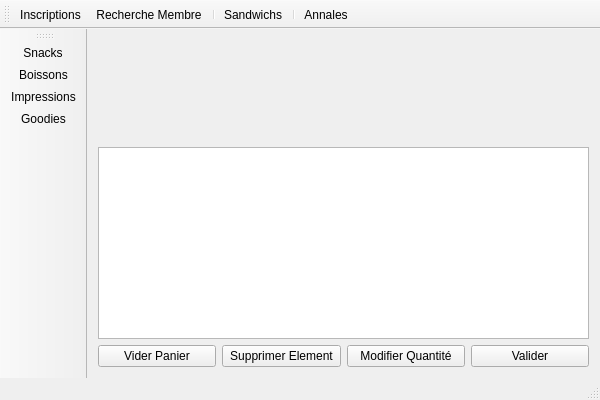
<?xml version="1.0" encoding="UTF-8"?>
<ui version="4.0">
 <class>MainWindow</class>
 <widget class="QMainWindow" name="MainWindow">
  <property name="geometry">
   <rect>
    <x>0</x>
    <y>0</y>
    <width>600</width>
    <height>400</height>
   </rect>
  </property>
  <property name="windowTitle">
   <string>HgPOS</string>
  </property>
  <widget class="QWidget" name="centralWidget">
   <layout class="QGridLayout" name="gridLayout">
    <item row="3" column="4" colspan="2">
     <widget class="QPushButton" name="PBModifierQuantite">
      <property name="text">
       <string>Modifier Quantité</string>
      </property>
     </widget>
    </item>
    <item row="2" column="0" colspan="8">
     <widget class="QListWidget" name="LWPanier"/>
    </item>
    <item row="3" column="6" colspan="2">
     <widget class="QPushButton" name="PBValider">
      <property name="text">
       <string>Valider</string>
      </property>
     </widget>
    </item>
    <item row="1" column="0" colspan="8">
     <spacer name="verticalSpacer">
      <property name="orientation">
       <enum>Qt::Vertical</enum>
      </property>
      <property name="sizeHint" stdset="0">
       <size>
        <width>20</width>
        <height>40</height>
       </size>
      </property>
     </spacer>
    </item>
    <item row="3" column="0" colspan="2">
     <widget class="QPushButton" name="PBViderPanier">
      <property name="text">
       <string>Vider Panier</string>
      </property>
     </widget>
    </item>
    <item row="3" column="2" colspan="2">
     <widget class="QPushButton" name="PBSupprimerElement">
      <property name="text">
       <string>Supprimer Element</string>
      </property>
     </widget>
    </item>
    <item row="0" column="0" colspan="8">
     <layout class="QGridLayout" name="GLProduits"/>
    </item>
   </layout>
  </widget>
  <widget class="QMenuBar" name="menuBar">
   <property name="geometry">
    <rect>
     <x>0</x>
     <y>0</y>
     <width>600</width>
     <height>22</height>
    </rect>
   </property>
  </widget>
  <widget class="QToolBar" name="mainToolBar">
   <attribute name="toolBarArea">
    <enum>TopToolBarArea</enum>
   </attribute>
   <attribute name="toolBarBreak">
    <bool>false</bool>
   </attribute>
   <addaction name="actionInscriptions"/>
   <addaction name="actionRechercheMembre"/>
   <addaction name="separator"/>
   <addaction name="actionSandwichs"/>
   <addaction name="separator"/>
   <addaction name="actionAnnales"/>
  </widget>
  <widget class="QStatusBar" name="statusBar"/>
  <widget class="QToolBar" name="categoriesToolBar">
   <property name="windowTitle">
    <string>toolBar</string>
   </property>
   <attribute name="toolBarArea">
    <enum>LeftToolBarArea</enum>
   </attribute>
   <attribute name="toolBarBreak">
    <bool>false</bool>
   </attribute>
   <addaction name="actionSnacks"/>
   <addaction name="actionBoissons"/>
   <addaction name="actionImpressions"/>
   <addaction name="actionGoodies"/>
  </widget>
  <action name="actionSnacks">
   <property name="icon">
    <iconset>
     <normaloff>data/menu_ico/snacks.png</normaloff>data/menu_ico/snacks.png</iconset>
   </property>
   <property name="text">
    <string>Snacks</string>
   </property>
   <property name="toolTip">
    <string>Snacks</string>
   </property>
  </action>
  <action name="actionBoissons">
   <property name="icon">
    <iconset>
     <normaloff>data/menu_ico/boissons.png</normaloff>data/menu_ico/boissons.png</iconset>
   </property>
   <property name="text">
    <string>Boissons</string>
   </property>
  </action>
  <action name="actionSandwichs">
   <property name="icon">
    <iconset>
     <normaloff>data/menu_ico/sandwichs.png</normaloff>data/menu_ico/sandwichs.png</iconset>
   </property>
   <property name="text">
    <string>Sandwichs</string>
   </property>
  </action>
  <action name="actionImpressions">
   <property name="icon">
    <iconset>
     <normaloff>data/menu_ico/impressions.png</normaloff>data/menu_ico/impressions.png</iconset>
   </property>
   <property name="text">
    <string>Impressions</string>
   </property>
  </action>
  <action name="actionInscriptions">
   <property name="icon">
    <iconset>
     <normaloff>data/menu_ico/inscriptions.png</normaloff>data/menu_ico/inscriptions.png</iconset>
   </property>
   <property name="text">
    <string>Inscriptions</string>
   </property>
  </action>
  <action name="actionRechercheMembre">
   <property name="icon">
    <iconset>
     <normaloff>data/menu_ico/rechercheMembre.png</normaloff>data/menu_ico/rechercheMembre.png</iconset>
   </property>
   <property name="text">
    <string>Recherche Membre</string>
   </property>
  </action>
  <action name="actionGoodies">
   <property name="icon">
    <iconset>
     <normaloff>data/menu_ico/goodies.png</normaloff>data/menu_ico/goodies.png</iconset>
   </property>
   <property name="text">
    <string>Goodies</string>
   </property>
  </action>
  <action name="actionAnnales">
   <property name="icon">
    <iconset>
     <normaloff>data/menu_ico/annales.png</normaloff>data/menu_ico/annales.png</iconset>
   </property>
   <property name="text">
    <string>Annales</string>
   </property>
  </action>
 </widget>
 <layoutdefault spacing="6" margin="11"/>
 <tabstops>
  <tabstop>LWPanier</tabstop>
  <tabstop>PBViderPanier</tabstop>
  <tabstop>PBSupprimerElement</tabstop>
  <tabstop>PBModifierQuantite</tabstop>
  <tabstop>PBValider</tabstop>
 </tabstops>
 <resources/>
 <connections/>
</ui>
